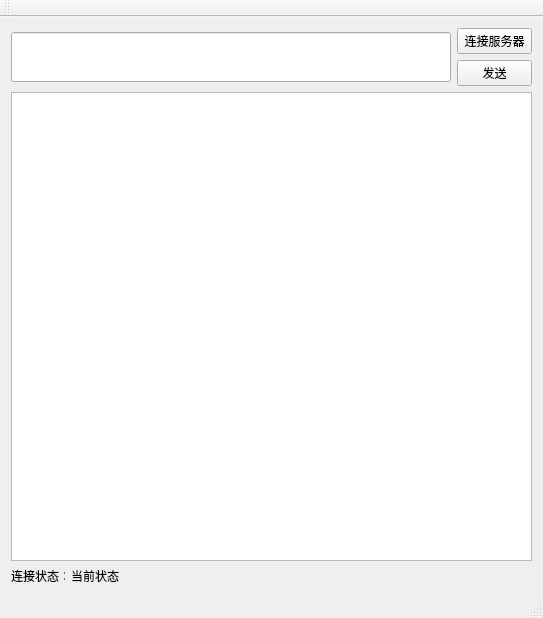
<?xml version="1.0" encoding="UTF-8"?>
<ui version="4.0">
 <class>MainWindow</class>
 <widget class="QMainWindow" name="MainWindow">
  <property name="geometry">
   <rect>
    <x>0</x>
    <y>0</y>
    <width>543</width>
    <height>618</height>
   </rect>
  </property>
  <property name="windowTitle">
   <string>MainWindow</string>
  </property>
  <widget class="QWidget" name="centralWidget">
   <layout class="QVBoxLayout" name="verticalLayout_2">
    <item>
     <layout class="QHBoxLayout" name="horizontalLayout_2">
      <item>
       <widget class="QLineEdit" name="send_lineEdit">
        <property name="minimumSize">
         <size>
          <width>440</width>
          <height>50</height>
         </size>
        </property>
        <property name="maximumSize">
         <size>
          <width>440</width>
          <height>16777215</height>
         </size>
        </property>
       </widget>
      </item>
      <item>
       <layout class="QVBoxLayout" name="verticalLayout">
        <item>
         <widget class="QPushButton" name="pushButton">
          <property name="minimumSize">
           <size>
            <width>75</width>
            <height>0</height>
           </size>
          </property>
          <property name="maximumSize">
           <size>
            <width>75</width>
            <height>16777215</height>
           </size>
          </property>
          <property name="text">
           <string>连接服务器</string>
          </property>
         </widget>
        </item>
        <item>
         <widget class="QPushButton" name="pushButton_2">
          <property name="minimumSize">
           <size>
            <width>75</width>
            <height>0</height>
           </size>
          </property>
          <property name="maximumSize">
           <size>
            <width>75</width>
            <height>16777215</height>
           </size>
          </property>
          <property name="text">
           <string>发送</string>
          </property>
         </widget>
        </item>
       </layout>
      </item>
     </layout>
    </item>
    <item>
     <widget class="QTextBrowser" name="textBrowser"/>
    </item>
    <item>
     <layout class="QHBoxLayout" name="horizontalLayout">
      <item>
       <widget class="QLabel" name="label">
        <property name="minimumSize">
         <size>
          <width>54</width>
          <height>0</height>
         </size>
        </property>
        <property name="maximumSize">
         <size>
          <width>54</width>
          <height>16777215</height>
         </size>
        </property>
        <property name="text">
         <string>连接状态：</string>
        </property>
       </widget>
      </item>
      <item>
       <widget class="QLabel" name="messageLabel">
        <property name="minimumSize">
         <size>
          <width>460</width>
          <height>0</height>
         </size>
        </property>
        <property name="maximumSize">
         <size>
          <width>460</width>
          <height>16777215</height>
         </size>
        </property>
        <property name="text">
         <string>当前状态</string>
        </property>
       </widget>
      </item>
     </layout>
    </item>
   </layout>
  </widget>
  <widget class="QMenuBar" name="menuBar">
   <property name="geometry">
    <rect>
     <x>0</x>
     <y>0</y>
     <width>543</width>
     <height>23</height>
    </rect>
   </property>
  </widget>
  <widget class="QToolBar" name="mainToolBar">
   <attribute name="toolBarArea">
    <enum>TopToolBarArea</enum>
   </attribute>
   <attribute name="toolBarBreak">
    <bool>false</bool>
   </attribute>
  </widget>
  <widget class="QStatusBar" name="statusBar"/>
 </widget>
 <layoutdefault spacing="6" margin="11"/>
 <resources/>
 <connections/>
</ui>
